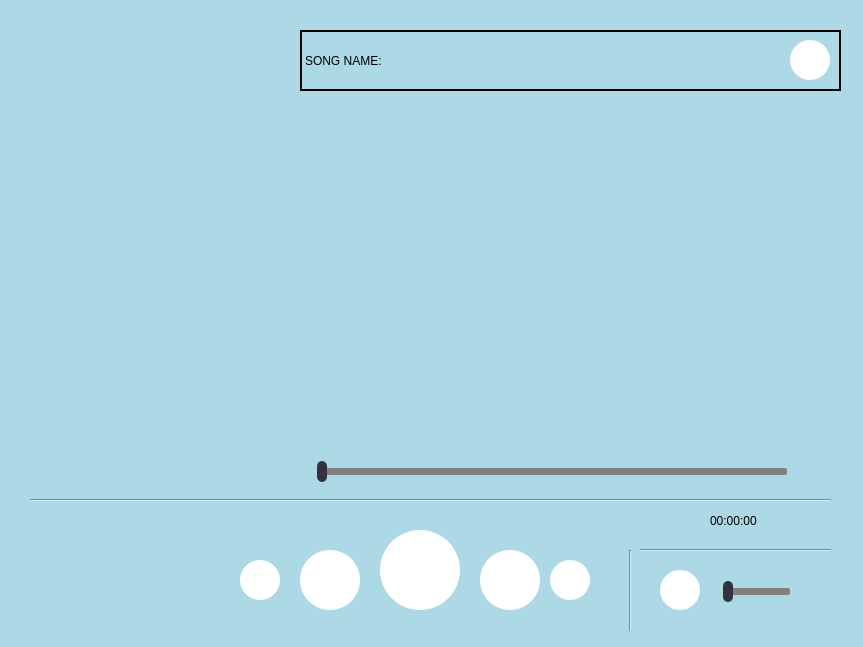
<?xml version="1.0" encoding="UTF-8"?>
<ui version="4.0">
 <class>Widget</class>
 <widget class="QWidget" name="Widget">
  <property name="geometry">
   <rect>
    <x>0</x>
    <y>0</y>
    <width>863</width>
    <height>647</height>
   </rect>
  </property>
  <property name="windowTitle">
   <string>Form</string>
  </property>
  <property name="styleSheet">
   <string notr="true">QWidget
{
    background-color:rgb(173,216,230);
}</string>
  </property>
  <widget class="QSlider" name="progressSlider">
   <property name="geometry">
    <rect>
     <x>170</x>
     <y>460</y>
     <width>771</width>
     <height>22</height>
    </rect>
   </property>
   <property name="styleSheet">
    <string notr="true">QSlider::groove:horizontal
{
   height:7px; 
   width:463px;
   background:gray; 
   border-radius:2px;
}
QSlider::handle:horizontal
{
   background:rgb(52,50,64);
   width:10px;
   height:10px;
   margin:-7px -7px;
   border-radius:5px;
}</string>
   </property>
   <property name="maximum">
    <number>1000</number>
   </property>
   <property name="orientation">
    <enum>Qt::Orientation::Horizontal</enum>
   </property>
  </widget>
  <widget class="QPushButton" name="open">
   <property name="geometry">
    <rect>
     <x>790</x>
     <y>40</y>
     <width>40</width>
     <height>40</height>
    </rect>
   </property>
   <property name="styleSheet">
    <string notr="true">QPushButton
{
   border:none;
   border-radius:20px;
   background-color:rgb(255,255,255);
   color:rgb(52,51,64);
   min-width:40px;
   max-width:40px;
   min-height:40px;
   max-height:40px;
   padding:0px;
}</string>
   </property>
   <property name="text">
    <string/>
   </property>
  </widget>
  <widget class="QLabel" name="label_name">
   <property name="geometry">
    <rect>
     <x>300</x>
     <y>30</y>
     <width>541</width>
     <height>61</height>
    </rect>
   </property>
   <property name="styleSheet">
    <string notr="true">Qlabel
{
   border-color:rgb(255,255,255);
}</string>
   </property>
   <property name="frameShape">
    <enum>QFrame::Shape::Panel</enum>
   </property>
   <property name="lineWidth">
    <number>2</number>
   </property>
   <property name="text">
    <string>SONG NAME:</string>
   </property>
  </widget>
  <widget class="QLabel" name="label_time">
   <property name="geometry">
    <rect>
     <x>710</x>
     <y>500</y>
     <width>91</width>
     <height>41</height>
    </rect>
   </property>
   <property name="text">
    <string>00:00:00</string>
   </property>
  </widget>
  <widget class="QPushButton" name="pushButton_play">
   <property name="geometry">
    <rect>
     <x>380</x>
     <y>530</y>
     <width>80</width>
     <height>80</height>
    </rect>
   </property>
   <property name="styleSheet">
    <string notr="true">QPushButton
{
   border:none;
   border-radius:40px;
   background-color:rgb(255,255,255);
   color:rgb(52,51,64);
   min-width:80px;
   max-width:80px;
   min-height:80px;
   max-height:80px;
   padding:0px;
}</string>
   </property>
   <property name="text">
    <string/>
   </property>
   <property name="icon">
    <iconset>
     <normaloff>reproducir.png</normaloff>reproducir.png</iconset>
   </property>
   <property name="iconSize">
    <size>
     <width>36</width>
     <height>36</height>
    </size>
   </property>
  </widget>
  <widget class="QPushButton" name="pushButton_pause">
   <property name="geometry">
    <rect>
     <x>300</x>
     <y>550</y>
     <width>60</width>
     <height>60</height>
    </rect>
   </property>
   <property name="styleSheet">
    <string notr="true">QPushButton
{
   border:none;
   border-radius:30px;
   background-color:rgb(255,255,255);
   color:rgb(52,51,64);
   min-width:60px;
   max-width:60px;
   min-height:60px;
   max-height:60px;
   padding:0px;
}</string>
   </property>
   <property name="text">
    <string/>
   </property>
  </widget>
  <widget class="QPushButton" name="pushButton_stop">
   <property name="geometry">
    <rect>
     <x>480</x>
     <y>550</y>
     <width>60</width>
     <height>60</height>
    </rect>
   </property>
   <property name="styleSheet">
    <string notr="true">QPushButton
{
   border:none;
   border-radius:30px;
   background-color:rgb(255,255,255);
   color:rgb(52,51,64);
   min-width:60px;
   max-width:60px;
   min-height:60px;
   max-height:60px;
   padding:0px;
}</string>
   </property>
   <property name="text">
    <string/>
   </property>
  </widget>
  <widget class="QPushButton" name="pushButton_seekback">
   <property name="geometry">
    <rect>
     <x>240</x>
     <y>560</y>
     <width>40</width>
     <height>40</height>
    </rect>
   </property>
   <property name="styleSheet">
    <string notr="true">QPushButton
{
   border:none;
   border-radius:20px;
   background-color:rgb(255,255,255);
   color:rgb(52,51,64);
   min-width:40px;
   max-width:40px;
   min-height:40px;
   max-height:40px;
   padding:0px;
}</string>
   </property>
   <property name="text">
    <string/>
   </property>
  </widget>
  <widget class="QPushButton" name="pushButton_mute">
   <property name="geometry">
    <rect>
     <x>660</x>
     <y>570</y>
     <width>40</width>
     <height>40</height>
    </rect>
   </property>
   <property name="styleSheet">
    <string notr="true">QPushButton
{
   border:none;
   border-radius:20px;
   background-color:rgb(255,255,255);
   color:rgb(52,51,64);
   min-width:40px;
   max-width:40px;
   min-height:40px;
   max-height:40px;
   padding:0px;
}</string>
   </property>
   <property name="text">
    <string/>
   </property>
  </widget>
  <widget class="QPushButton" name="seek">
   <property name="geometry">
    <rect>
     <x>550</x>
     <y>560</y>
     <width>40</width>
     <height>40</height>
    </rect>
   </property>
   <property name="styleSheet">
    <string notr="true">QPushButton
{
   border:none;
   border-radius:20px;
   background-color:rgb(255,255,255);
   color:rgb(52,51,64);
   min-width:40px;
   max-width:40px;
   min-height:40px;
   max-height:40px;
   padding:0px;
}</string>
   </property>
   <property name="text">
    <string/>
   </property>
  </widget>
  <widget class="QSlider" name="vol">
   <property name="geometry">
    <rect>
     <x>720</x>
     <y>580</y>
     <width>81</width>
     <height>22</height>
    </rect>
   </property>
   <property name="styleSheet">
    <string notr="true">QSlider::groove:horizontal
{
   height:7px; 
   width:60px;
   background:gray; 
   border-radius:2px;
}
QSlider::handle:horizontal
{
   background:rgb(52,50,64);
   width:10px;
   height:10px;
   margin:-7px -7px;
   border-radius:5px;
}</string>
   </property>
   <property name="orientation">
    <enum>Qt::Orientation::Horizontal</enum>
   </property>
  </widget>
  <widget class="Line" name="line">
   <property name="geometry">
    <rect>
     <x>620</x>
     <y>550</y>
     <width>20</width>
     <height>81</height>
    </rect>
   </property>
   <property name="orientation">
    <enum>Qt::Orientation::Vertical</enum>
   </property>
  </widget>
  <widget class="Line" name="line_2">
   <property name="geometry">
    <rect>
     <x>640</x>
     <y>540</y>
     <width>191</width>
     <height>20</height>
    </rect>
   </property>
   <property name="orientation">
    <enum>Qt::Orientation::Horizontal</enum>
   </property>
  </widget>
  <widget class="Line" name="line_3">
   <property name="geometry">
    <rect>
     <x>30</x>
     <y>490</y>
     <width>801</width>
     <height>20</height>
    </rect>
   </property>
   <property name="orientation">
    <enum>Qt::Orientation::Horizontal</enum>
   </property>
  </widget>
  <widget class="QWidget" name="screen" native="true">
   <property name="geometry">
    <rect>
     <x>300</x>
     <y>120</y>
     <width>521</width>
     <height>321</height>
    </rect>
   </property>
  </widget>
  <zorder>label_name</zorder>
  <zorder>progressSlider</zorder>
  <zorder>open</zorder>
  <zorder>label_time</zorder>
  <zorder>pushButton_play</zorder>
  <zorder>pushButton_pause</zorder>
  <zorder>pushButton_stop</zorder>
  <zorder>pushButton_seekback</zorder>
  <zorder>pushButton_mute</zorder>
  <zorder>seek</zorder>
  <zorder>vol</zorder>
  <zorder>line_3</zorder>
  <zorder>line</zorder>
  <zorder>line_2</zorder>
  <zorder>screen</zorder>
 </widget>
 <resources/>
 <connections/>
</ui>
